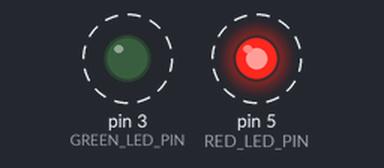
Simulated run of this sketch. Board: Arduino Uno, built with avr-gcc and run on an emulated ATmega328P. Shown: output pins drawn as LEDs (lit = HIGH). Dashed ring = blinking. What the sketch prints to the serial monitor is not drawn.

Above: at 0.12 s.
Timing chart, 0 to 3.0 s (numbered marks = the images above):
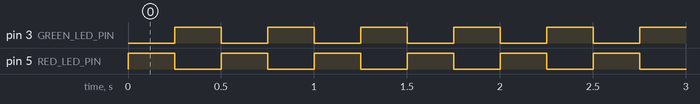

Measured:
- by itself, pin 3 (GREEN_LED_PIN), pin 5 (RED_LED_PIN): alternates HIGH for 0.25 s and LOW for 0.25 s

The sketch:

ProgTest.ino
```cpp
/*
  Blink 2 LEDS

*/

const int RED_LED_PIN = 5;
const int GREEN_LED_PIN = 3;

// the setup function runs once when you press reset or power the board
void setup() {
  // initialize digital pin LED_BUILTIN as an output.
  pinMode(RED_LED_PIN, OUTPUT);
  pinMode(GREEN_LED_PIN, OUTPUT);

  Serial.begin (57600);
}

// the loop function runs over and over again forever
void loop() {
  digitalWrite(RED_LED_PIN, HIGH);
  delay(250);
  digitalWrite(RED_LED_PIN, LOW);
  digitalWrite(GREEN_LED_PIN, HIGH);

  delay(250);
  digitalWrite(GREEN_LED_PIN, LOW);


  Serial.println("Blink");

}
```
